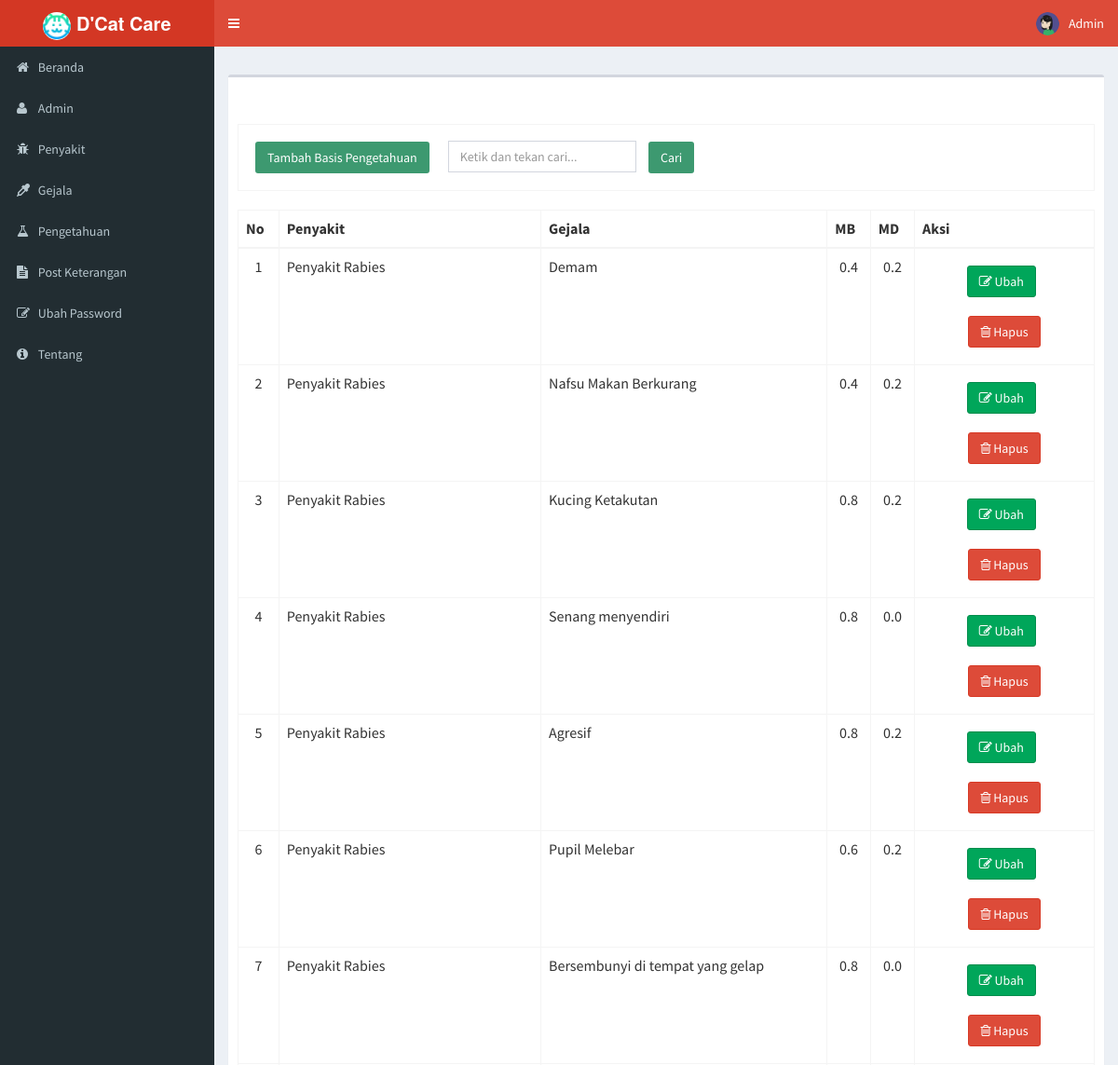
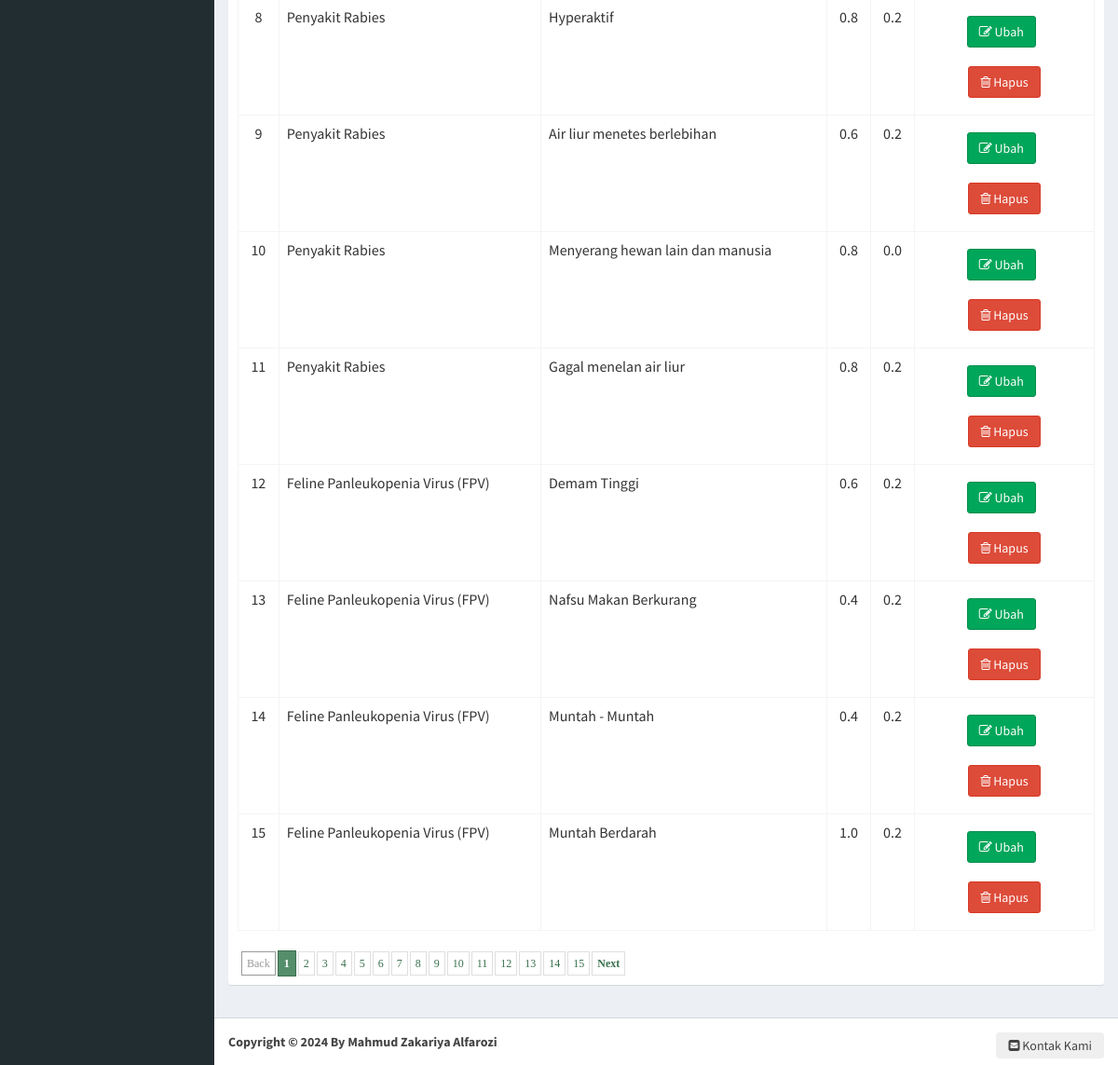
Page /pengetahuan (signed in) on the committed database (2 pictures, top to bottom).
### tables this page shows
CREATE TABLE `basis_pengetahuan` (
  `kode_pengetahuan` int(11) NOT NULL,
  `kode_penyakit` int(11) NOT NULL,
  `kode_gejala` int(11) NOT NULL,
  `mb` double(11,1) NOT NULL,
  `md` double(11,1) NOT NULL
);

CREATE TABLE `penyakit` (
  `kode_penyakit` int(11) NOT NULL,
  `nama_penyakit` varchar(50) NOT NULL,
  `det_penyakit` text NOT NULL,
  `srn_penyakit` text NOT NULL,
  `gambar` varchar(500) NOT NULL
);

CREATE TABLE `gejala` (
  `kode_gejala` int(11) NOT NULL,
  `nama_gejala` varchar(255) NOT NULL
);

### modul/pengetahuan/pengetahuan.php (the view, shortened to what this page needs)
<?php
if (!(isset($_SESSION['username']) && isset($_SESSION['password']))) {
    header('location:index.php');
    exit();
} else {
    ?>
<?php
$aksi="modul/pengetahuan/aksi_pengetahuan.php";
switch($_GET['act']){
  default:
  $offset=$_GET['offset'];
	$limit = 15;
	if (empty ($offset)) {
		$offset = 0;
	}
  $tampil=mysqli_query($conn, "SELECT * FROM basis_pengetahuan ORDER BY kode_pengetahuan");
	echo "<form method=POST action='?module=pengetahuan' name=text_form onsubmit='return Blank_TextField_Validator_Cari()'>
          <br><br><table class='table table-bordered'>
		  <tr><td><input class='btn bg-olive margin' type=button name=tambah value='Tambah Basis Pengetahuan' onclick=\"window.location.href='pengetahuan/tambahpengetahuan';\"><input type=text name='keyword' style='margin-left: 10px;' placeholder='Ketik dan tekan cari...' class='form-control' value='$_POST[keyword]' /> <input class='btn bg-olive margin' type=submit value='   Cari   ' name=Go></td> </tr>
          </table></form>";
		  	$baris=mysqli_num_rows($tampil);
	if ($_POST[Go]){
			$numrows = mysqli_num_rows(mysqli_query($conn, "SELECT * FROM basis_pengetahuan b,penyakit p where b.kode_penyakit=p.kode_penyakit AND p.nama_penyakit like '%$_POST[keyword]%'"));
			if ($numrows > 0){
				echo "<div class='alert alert-success alert-dismissible'>
                <h4><i class='icon fa fa-check'></i> Sukses!</h4>
                Pengetahuan yang anda cari di temukan.
              </div>";
				$i = 1;
	echo" <table class='table table-bordered' style='overflow-x=auto' cellpadding='0' cellspacing='0'>
          <thead>
            <tr>
              <th>No</th>
              <th>Penyakit</th>
              <th>Gejala</th>
              <th>MB</th>
              <th>MD</th>
              <th width='21%'>Aksi</th>
            </tr>
          </thead>
		  <tbody>";
	$hasil = mysqli_query($conn, "SELECT * FROM basis_pengetahuan b,penyakit p where b.kode_penyakit=p.kode_penyakit AND p.nama_penyakit like '%$_POST[keyword]%'");
	$no = 1;
	$counter = 1;
    while ($r=mysqli_fetch_array($hasil)){
	if ($counter % 2 == 0) $warna = "dark";
	else $warna = "light";
	$sql = mysqli_query($conn, "SELECT * FROM gejala where kode_gejala = '$r[kode_gejala]'");
	$rgejala=mysqli_fetch_array($sql);
       echo "<tr class='".$warna."'>
			 <td align=center>$no</td>
			 <td>$r[nama_penyakit]</td>
			 <td>$rgejala[nama_gejala]</td>
			 <td align=center>$r[mb]</td>
			 <td align=center>$r[md]</td>
			 <td align=center><a type='button' class='btn btn-success margin' href=pengetahuan/editpengetahuan/$r[kode_pengetahuan]><i class='fa fa-pencil-square-o' aria-hidden='true'></i> Ubah </a> &nbsp;
	          <a type='button' class='btn btn-danger margin' href=\"JavaScript: confirmIt('Anda yakin akan menghapusnya ?','$aksi?module=pengetahuan&act=hapus&id=$r[kode_pengetahuan]','','','','u','n','Self','Self')\" onMouseOver=\"self.status=''; return true\" onMouseOut=\"self.status=''; return true\"><i class='fa fa-trash-o' aria-hidden='true'></i> Hapus</a>
             </td></tr>";
      $no++;
	  $counter++;
    }
    echo "</tbody></table>";
			}
			else{
				echo "<div class='alert alert-danger alert-dismissible'>
                <h4><i class='icon fa fa-ban'></i> Gagal!</h4>
                Maaf, Pengetahuan yang anda cari tidak ditemukan , silahkan inputkan dengan benar dan cari kembali.
              </div>";
			}
		}else{
	if($baris>0){
	echo" <table class='table table-bordered' style='overflow-x=auto' cellpadding='0' cellspacing='0'>
          <thead>
            <tr>
              <th>No</th>
              <th>Penyakit</th>
              <th>Gejala</th>
              <th>MB</th>
              <th>MD</th>
              <th width='21%'>Aksi</th>
            </tr>
          </thead>
		  <tbody>
		  ";
	$hasil = mysqli_query($conn, "SELECT * FROM basis_pengetahuan ORDER BY kode_pengetahuan limit $offset,$limit");
	$no = 1 + $offset;
	$counter = 1;
    while ($r=mysqli_fetch_array($hasil)){
	if ($counter % 2 == 0) $warna = "dark";
	else $warna = "light";
	$sql = mysqli_query($conn, "SELECT * FROM gejala where kode_gejala = '$r[kode_gejala]'");
	$rgejala=mysqli_fetch_array($sql);
	$sql2 = mysqli_query($conn, "SELECT * FROM penyakit where kode_penyakit = '$r[kode_penyakit]'");
	$rpenyakit=mysqli_fetch_array($sql2);
       echo "<tr class='".$warna."'>
			 <td align=center>$no</td>
			 <td>$rpenyakit[nama_penyakit]</td>
			 <td>$rgejala[nama_gejala]</td>
			 <td align=center>$r[mb]</td>
			 <td align=center>$r[md]</td>
			 <td align=center>
			 <a type='button' class='btn btn-success margin' href=pengetahuan/editpengetahuan/$r[kode_pengetahuan]><i class='fa fa-pencil-square-o' aria-hidden='true'></i> Ubah </a> &nbsp;
	          <a type='button' class='btn btn-danger margin' href=\"JavaScript: confirmIt('Anda yakin akan menghapusnya ?','$aksi?module=pengetahuan&act=hapus&id=$r[kode_pengetahuan]','','','','u','n','Self','Self')\" onMouseOver=\"self.status=''; return true\" onMouseOut=\"self.status=''; return true\">
			  <i class='fa fa-trash-o' aria-hidden='true'></i> Hapus</a>
             </td></tr>";
      $no++;
	  $counter++;
    }
    echo "</tbody></table>";
	echo "<div class=paging>";
	if ($offset!=0) {
		$prevoffset = $offset-10;
		echo "<span class=prevnext> <a href=index.php?module=pengetahuan&offset=$prevoffset>Back</a></span>";
	}
	else {
		echo "<span class=disabled>Back</span>";
	}
	$halaman = intval($baris/$limit);
	if ($baris%$limit){
		$halaman++;
	}
	for($i=1;$i<=$halaman;$i++){
		$newoffset = $limit * ($i-1);
		if($offset!=$newoffset){
			echo "<a href=index.php?module=pengetahuan&offset=$newoffset>$i</a>";
		}
		else {
			echo "<span class=current>".$i."</span>";
		}
	}
	if(!(($offset/$limit)+1==$halaman) && $halaman !=1){
		$newoffset = $offset + $limit;
		echo "<span class=prevnext><a href=index.php?module=pengetahuan&offset=$newoffset>Next</a>";
	}
	else {
		echo "<span class=disabled>Next</span>";
	}
	echo "</div>";
	}else{
	echo "<br><b>Data Kosong !</b>";
	}
	}
    break;
}
?>
<?php } ?>

### css/paging.css (style rules this page uses)
div.paging { padding:2px; margin:2px; text-align:left; font-family:Tahoma; font-size:12px; }
div.paging a { padding:5px 5px 5px 5px; margin-right:2px; border:1px solid #DEDFDE; text-decoration:none; color:#3a714e; }
div.paging span.current { padding:6px 6px 6px 6px; margin-right:2px; border:1px solid #3a714e; font-weight:bold; background-color:#558e6a; color:#FFFFFF; }
div.paging span.disabled { padding:5px 5px 5px 5px; margin-right:2px; border:1px solid #999999; color:#999999; }
div.paging span.prevnext { font-weight:bold; }

### css/style.css (style rules this page uses)
div.paging { margin-top: 25px; }
html { font-family:sans-serif; -ms-text-size-adjust:100%; -webkit-text-size-adjust:100% }
body { margin:0 }
a { background-color:transparent }
button,input,optgroup,select,textarea { color:inherit; font:inherit; margin:0 }
button,html input[type=button],input[type=reset],input[type=submit] { -webkit-appearance:button; cursor:pointer }
input { line-height:normal }
table { border-collapse:collapse; border-spacing:0 }
td,th { padding:0 }
.border-box,article,body,code,dd,div,dl,dt,fieldset,footer,form,header,html,input[type=email],input[type=password],input[type=tel],input[type=text],input[type=url],li,main,ol,p,pre,section,textarea,ul { box-sizing:border-box }

### rows in the picture
basis_pengetahuan: kode_penyakit.nama_penyakit "Penyakit Rabies", kode_gejala.nama_gejala "Demam", mb "0.4", md "0.2"
basis_pengetahuan: kode_penyakit.nama_penyakit "Penyakit Rabies", kode_gejala.nama_gejala "Nafsu Makan Berkurang", mb "0.4", md "0.2"
basis_pengetahuan: kode_penyakit.nama_penyakit "Penyakit Rabies", kode_gejala.nama_gejala "Kucing Ketakutan", mb "0.8", md "0.2"
basis_pengetahuan: kode_penyakit.nama_penyakit "Penyakit Rabies", kode_gejala.nama_gejala "Senang menyendiri", mb "0.8", md "0.0"
basis_pengetahuan: kode_penyakit.nama_penyakit "Penyakit Rabies", kode_gejala.nama_gejala "Agresif", mb "0.8", md "0.2"
basis_pengetahuan: kode_penyakit.nama_penyakit "Penyakit Rabies", kode_gejala.nama_gejala "Pupil Melebar", mb "0.6", md "0.2"
basis_pengetahuan: kode_penyakit.nama_penyakit "Penyakit Rabies", kode_gejala.nama_gejala "Bersembunyi di tempat yang gelap", mb "0.8", md "0.0"
basis_pengetahuan: kode_penyakit.nama_penyakit "Penyakit Rabies", kode_gejala.nama_gejala "Hyperaktif", mb "0.8", md "0.2"
basis_pengetahuan: kode_penyakit.nama_penyakit "Penyakit Rabies", kode_gejala.nama_gejala "Air liur menetes berlebihan", mb "0.6", md "0.2"
basis_pengetahuan: kode_penyakit.nama_penyakit "Penyakit Rabies", kode_gejala.nama_gejala "Menyerang hewan lain dan manusia", mb "0.8", md "0.0"
basis_pengetahuan: kode_penyakit.nama_penyakit "Penyakit Rabies", kode_gejala.nama_gejala "Gagal menelan air liur", mb "0.8", md "0.2"
basis_pengetahuan: kode_penyakit.nama_penyakit "Feline Panleukopenia Virus (FPV)", kode_gejala.nama_gejala "Demam Tinggi", mb "0.6", md "0.2"
basis_pengetahuan: kode_penyakit.nama_penyakit "Feline Panleukopenia Virus (FPV)", kode_gejala.nama_gejala "Nafsu Makan Berkurang", mb "0.4", md "0.2"
basis_pengetahuan: kode_penyakit.nama_penyakit "Feline Panleukopenia Virus (FPV)", kode_gejala.nama_gejala "Muntah - Muntah", mb "0.4", md "0.2"
basis_pengetahuan: kode_penyakit.nama_penyakit "Feline Panleukopenia Virus (FPV)", kode_gejala.nama_gejala "Muntah Berdarah", mb "1.0", md "0.2"

### other values in the picture
$_SESSION['username'] "Admin"
